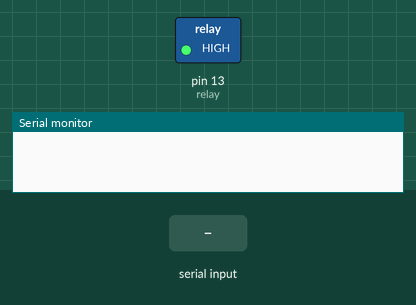
This sketch was run on a simulated Arduino Uno, built with avr-gcc and run on an emulated ATmega328P. On the bench: switched loads named in the sketch (green lamp = pin HIGH), the last lines printed to the serial monitor. The test bench sets the inputs (shaded band).

Above: at 1.2 s.
1.3 s: "0" received over Serial
At 2.4 s:
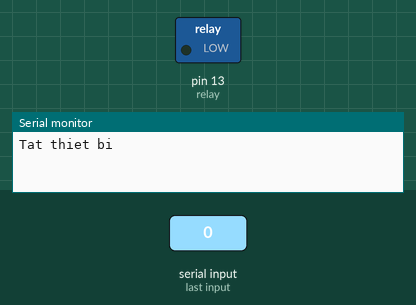
2.8 s: "1" received over Serial
At 3.5 s:
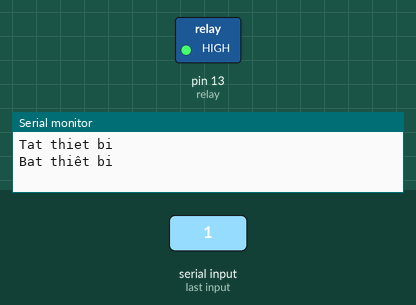
Timing chart, 0 to 5.8 s (numbered marks = the images above; inputs shaded):
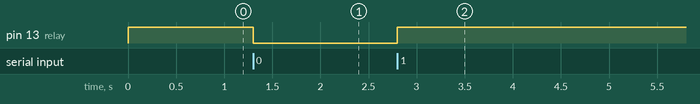

Measured:
- after the input at 1.3 s, pin 13 (relay): HIGH → LOW at once
- after the input at 2.8 s, pin 13 (relay): LOW → HIGH at once

The sketch:

bluetooth_test.ino
```cpp
#define relay 13

int state;
void setup() {
  pinMode(relay, OUTPUT);
  digitalWrite(relay, HIGH);
  Serial.begin(9600);
}

void loop() {
 if(Serial.available()>0){
  state= Serial.read();

  if(state=='0'){
    digitalWrite(relay, LOW);
    Serial.println("Tat thiet bi");
  }
  else if(state=='1'){
    digitalWrite(relay, HIGH);
    Serial.println("Bat thiêt bi");
  }
}
}
```
